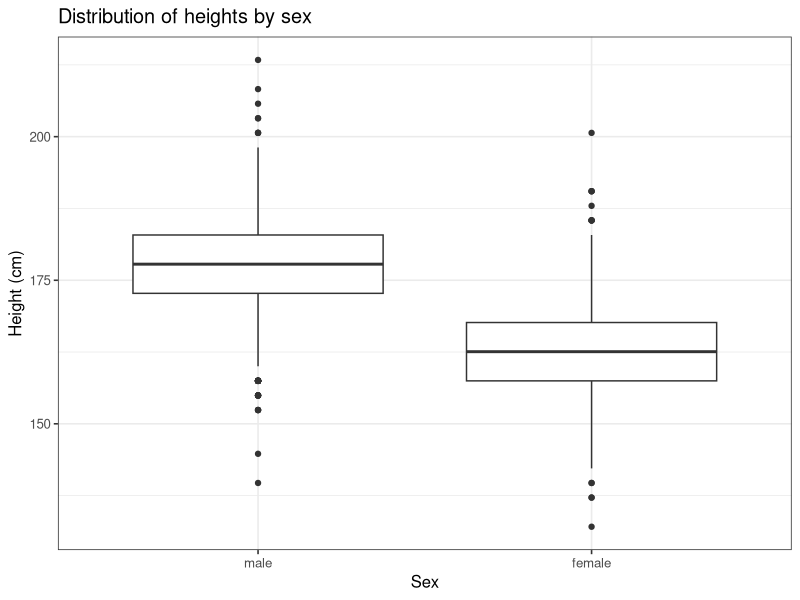
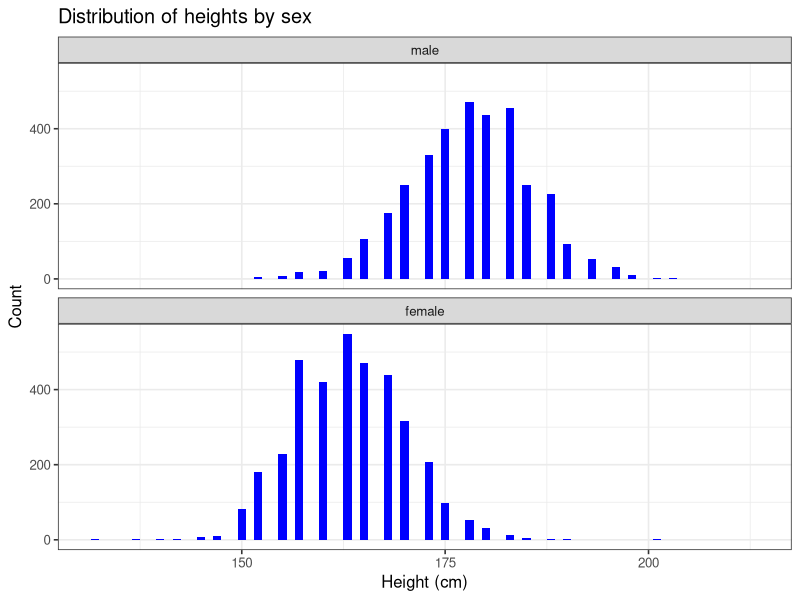
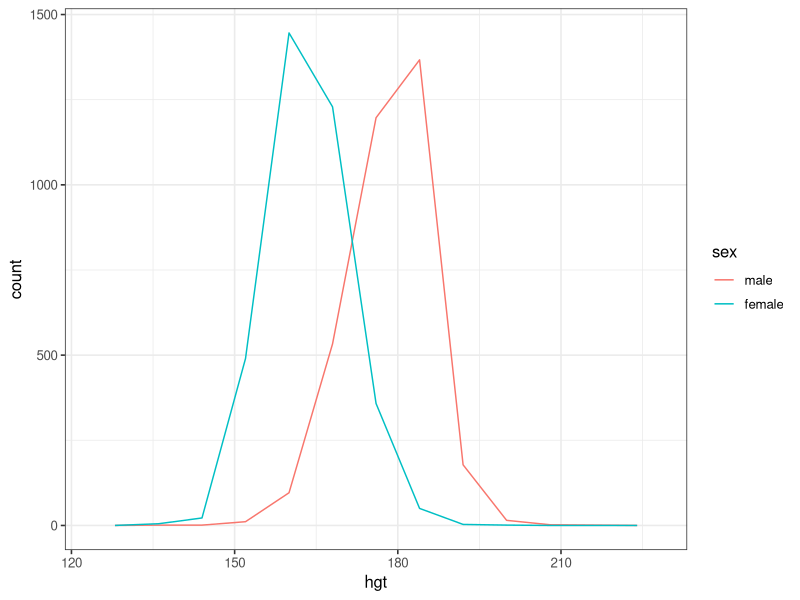
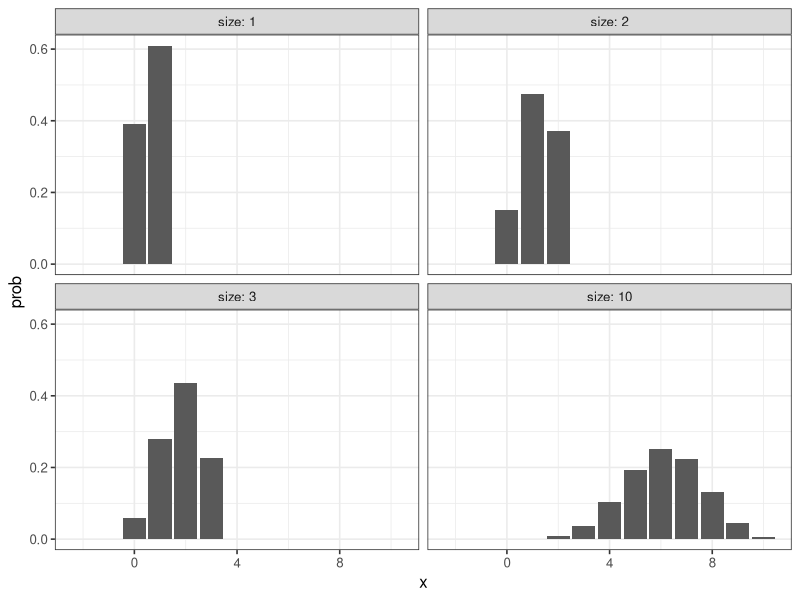
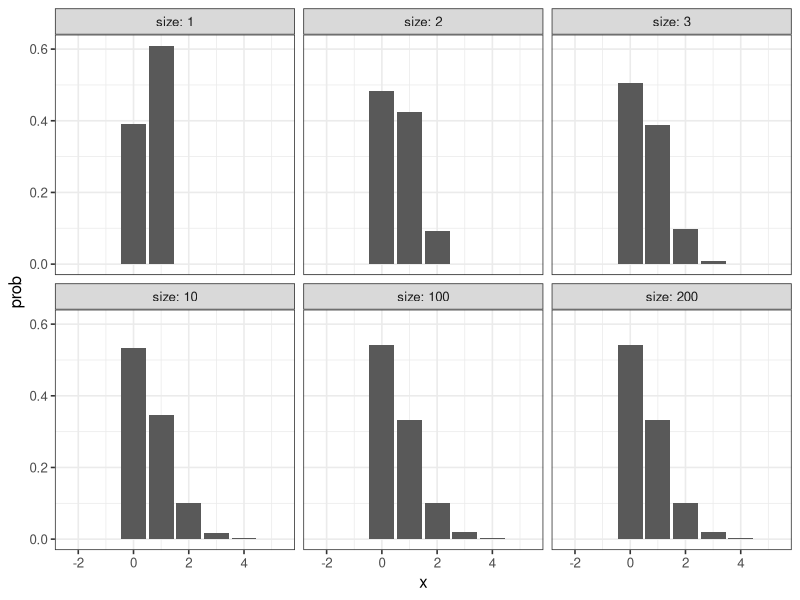
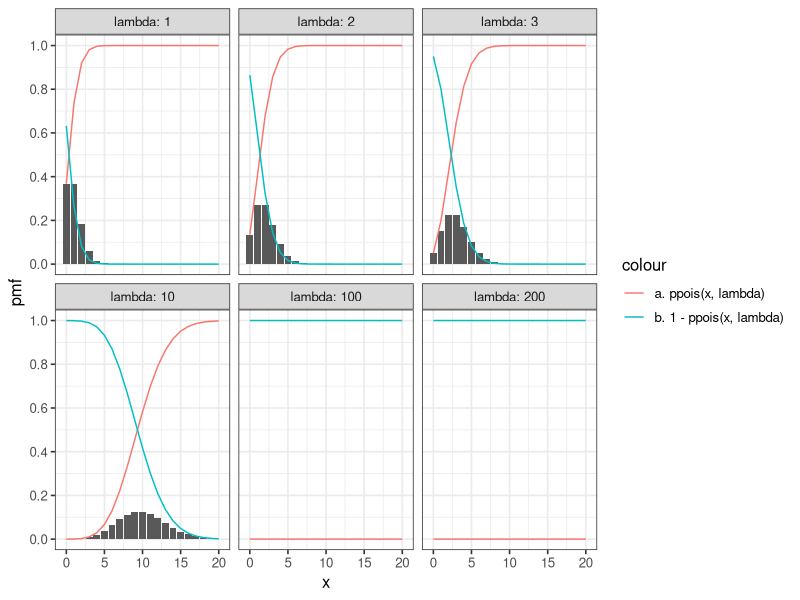
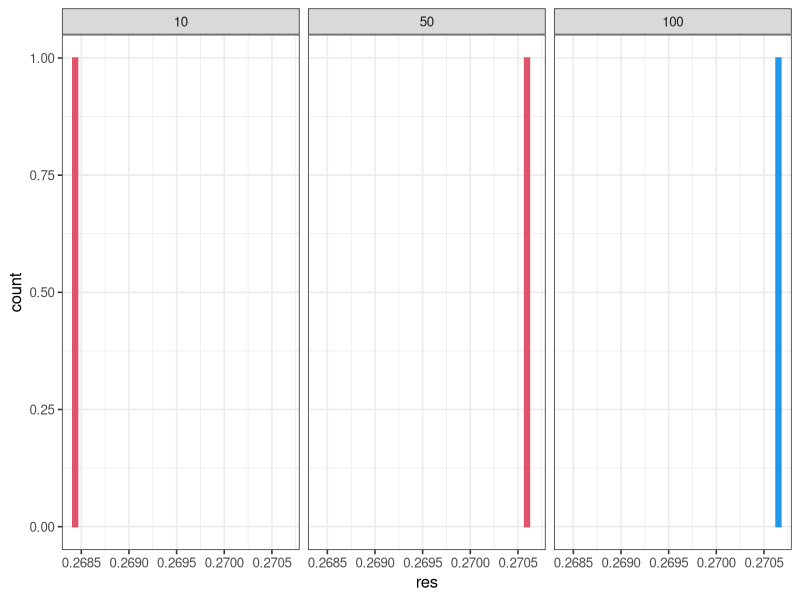
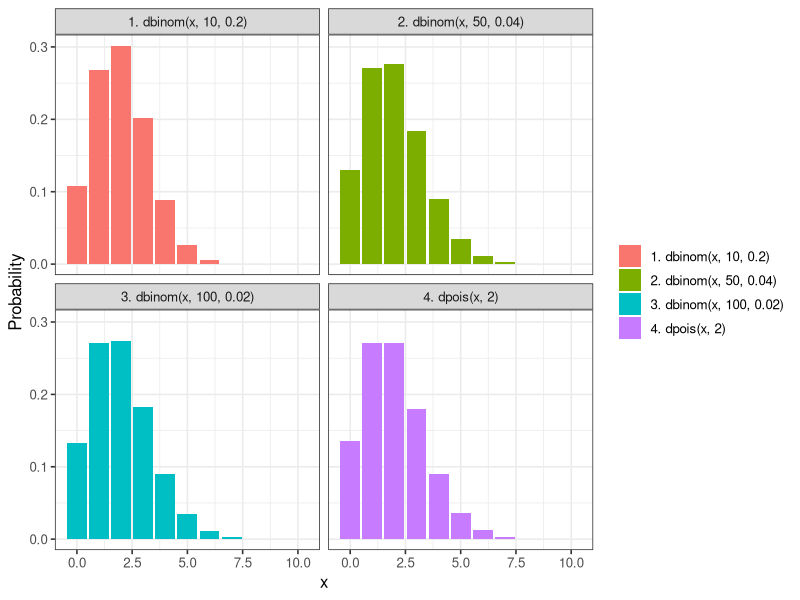

Source code (R) for these figures, in order:
## ---- chunk 1
knitr::opts_chunk$set(echo = TRUE)

options(dplyr.summarise.inform = FALSE)
library(tidyverse)

# set theme used for plotting
theme_set(theme_bw(base_size = 12))

# Modelr package
library(modelr)

library(ggplot2)

## ---- chunk 2
# test
heights <- heights

heights
## ---- chunk 3
heights$hgt <- heights$height * 2.54

heights$wgt <- heights$weight * 0.45359237

heights
## ---- chunk 4
ggplot(heights, aes(x = sex, y = hgt)) + 
  geom_boxplot() +
  xlab("Sex") +
  ylab("Height (cm)") +
  ggtitle("Distribution of heights by sex")
## ---- chunk 5
ggplot(heights, aes(x = hgt)) +
  geom_histogram(binwidth = 1, fill = "blue") +
  facet_wrap(~ sex, ncol = 1) +
  xlab("Height (cm)") +
  ylab("Count") +
  ggtitle("Distribution of heights by sex")
## ---- chunk 6
#?heights
ggplot(heights, aes(x = hgt, color = sex, fill = sex)) +
  geom_freqpoly(binwidth = 8)
## ---- chunk 7
hgt_summary <- heights %>%
  group_by(sex) %>%
  summarize(
    hgt_mean = mean(hgt),
    hgt_sd = sd(hgt),
    counts = n()
)

hgt_summary
## ---- chunk 8
# Tøl frá https://en.wikipedia.org/wiki/Average_human_height_by_country
# Land brúk: Bretland
hgt_males   <- tibble(hgt = rnorm(3604, mean = 175, sd = 2.5), sex = "male")
hgt_females <- tibble(hgt = rnorm(3402, mean = 161.3, sd = 2.5), sex = "female")

hgt_sim <-
  rbind(
    hgt_males,
    hgt_females
  )

hgt_sim
## ---- chunk 9

## ---- chunk 10

## ---- chunk 11

## ---- chunk 12

## ---- chunk 13

## ---- chunk 14

## ---- chunk 15

## ---- chunk 16

## ---- chunk 17

## ---- chunk 18

## ---- chunk 19

## ---- chunk 20

## ---- chunk 21

## ---- chunk 22
x_values <- -2:10
prob <- 0.61
size <- c(1,2,3,10)

ndata <- NULL
for (i in size) {
  tb_data <- NULL
  tb_data <- tibble(
    x = x_values,
    size = i,
    prob = dbinom(x_values, size, prob)
  )
  ndata <- rbind(ndata, tb_data)
}

ggplot() +
  geom_bar(data=ndata, aes(x, prob), stat = "identity") +
  ylab("prob") +
  facet_wrap(~ size, labeller = label_both)
## ---- chunk 23
x_values <- -2:5
prob_value <- 0.61
size <- c(1,2,3,10,100,200)

ndata <- NULL
for (i in size) {
  tb_data <- NULL
  tb_data <- tibble(
    x = x_values,
    size = i,
    prob = prob_value/size,
    y = dbinom(x_values, size, prob)
  )
  ndata <- rbind(ndata, tb_data)
}

ggplot() +
  geom_bar(data=ndata, aes(x, y), stat = "identity") +
  ylab("prob") +
  facet_wrap(~ size, labeller = label_both)
## ---- chunk 24
x_values <- 0:20
lambda <- c(0.0061, 0.061, 0.61, 6.1)

pdata <- NULL
for (i in size) {
  tb_data <- NULL
  tb_data <- tibble(
    x = x_values,
    lambda = i,
    y = dpois(x,lambda),
    ppois = ppois(x,lambda),
    ppois_rtail = 1 - ppois(x,lambda)
    )
  
  pdata <- rbind(pdata, tb_data)
}

ggplot(data=pdata, ) +
  geom_bar(aes(x, y), stat = "identity") +
  # geom_bar(aes(x, y, fill = "dpois(x, lambda)"), stat = "identity") +
  geom_line(aes(x, ppois, colour = "a. ppois(x, lambda)")) +
  geom_line(aes(x, ppois_rtail, colour = "b. 1 - ppois(x, lambda)")) +
  scale_y_continuous(breaks = seq(0, 1, 0.2))+
  scale_x_continuous(breaks=seq(min(x_values), max(x_values), 5)) +
  ylab("pmf") +
  facet_wrap(~ lambda, labeller = label_both)

## ---- chunk 25

## ---- chunk 26

## ---- chunk 27

## ---- chunk 28
n = c(10, 50, 100)
data = tibble(x = 1, n = n, p = 2/n, res = dbinom(1, n, 2/n))
data
#data = tibble(dbinom(c(1, 1, 1), 100, 2/100), )
ggplot(data, aes(x = res)) +
  geom_bar(colour = n, fill = n) +
  facet_wrap(~ n)
  #facet_wrap()
#data

## ---- chunk 29
data_bino <- tibble(
  x = 0:10,
  y = c(dbinom(0:10, 10, 0.2)),
  label = rep("1. dbinom(x, 10, 0.2)", 11)
) %>%
  bind_rows(tibble(
    x = 0:10,
    y = c(dbinom(0:10, 50, 0.04)),
    label = rep("2. dbinom(x, 50, 0.04)", 11)
  )) %>%
  bind_rows(tibble(
    x = 0:10,
    y = c(dbinom(0:10, 100, 0.02)),
    label = rep("3. dbinom(x, 100, 0.02)", 11)
  ))

data_pois <- tibble(
  x = 0:10,
  y = dpois(0:10, 2),
  label = rep("4. dpois(x, 2)", 11)
)

data_bp <- bind_rows(data_bino, data_pois)

data_bp
## ---- chunk 30
library(ggplot2)

ggplot(data_bp, aes(x = x, y = y, fill = label)) +
  geom_bar(stat = "identity") +
  facet_wrap(~label, nrow = 2) +
  labs(x = "x", y = "Probability", fill = NULL)
## ---- chunk 31

## ---- chunk 32

## ---- chunk 33

## ---- chunk 34

## ---- chunk 35

## ---- chunk 36
